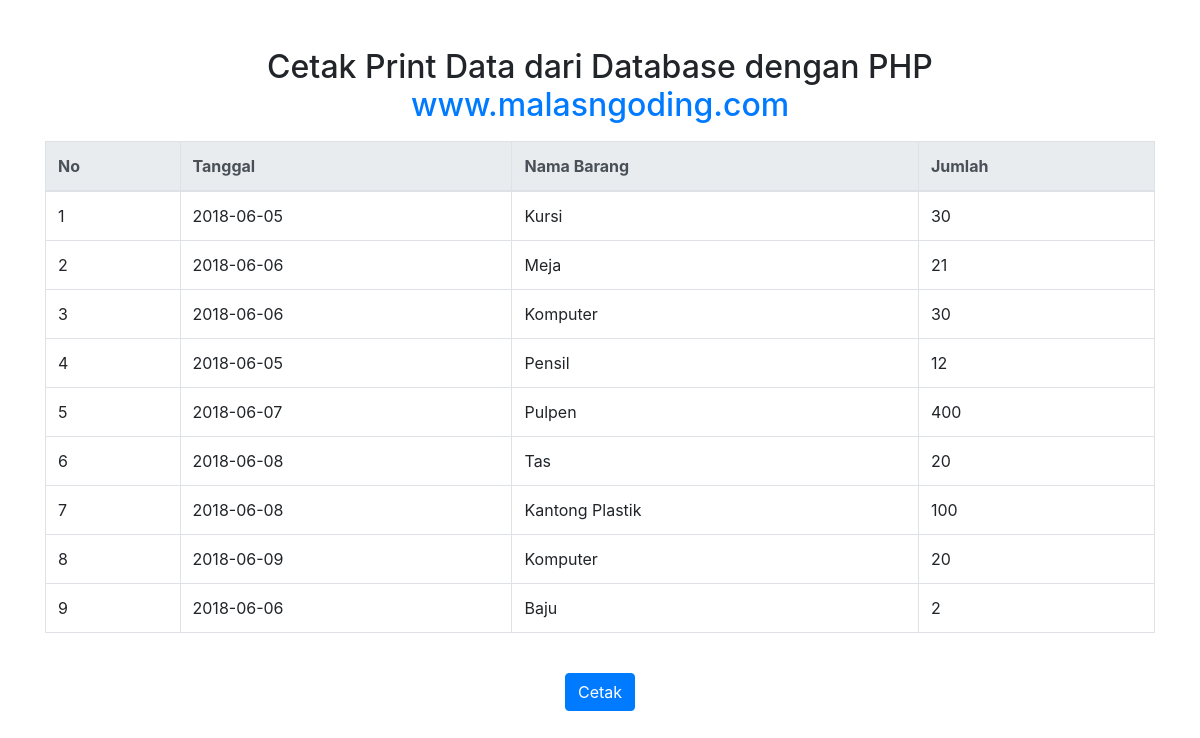
The page / on the database its author committed.
### tables this page shows
CREATE TABLE `barang_masuk` (
`id` int(11) NOT NULL,
`tanggal` date NOT NULL,
`nama` varchar(255) NOT NULL,
`jumlah` int(11) NOT NULL
);

### index.php (the view, shortened to what this page needs)
<!DOCTYPE html>
<html lang="id">
<head>
    <link rel="stylesheet" href="https://maxcdn.bootstrapcdn.com/bootstrap/4.4.1/css/bootstrap.min.css">
</head>
<body>
    <div class="container mt-5">
        <center>
            <h2>Cetak Print Data dari Database dengan PHP<br/>
                <a href="https://www.malasngoding.com" target="_blank">www.malasngoding.com</a>
            </h2>
            <?php
            include 'koneksi.php';
            ?>
            <table class="table table-bordered mt-3">
                <thead class="thead-light">
                    <tr>
                        <th>No</th>
                        <th>Tanggal</th>
                        <th>Nama Barang</th>
                        <th>Jumlah</th>
                    </tr>
                </thead>
                <tbody>
                    <?php
                    $no = 1;
                    $sql = mysqli_query($koneksi, "SELECT * FROM barang_masuk");
                    while ($data = mysqli_fetch_array($sql)) {
                    ?>
                    <tr>
                        <td><?php echo $no++; ?></td>
                        <td><?php echo htmlspecialchars($data['tanggal']); ?></td>
                        <td><?php echo htmlspecialchars($data['nama']); ?></td>
                        <td><?php echo htmlspecialchars($data['jumlah']); ?></td>
                    </tr>
                    <?php
                    }
                    ?>
                </tbody>
            </table>
            <br/>
            <a href="cetak.php" target="_blank" class="btn btn-primary">Cetak</a>
        </center>
    </div>
</body>
</html>

### rows shown on the page
barang_masuk: tanggal "2018-06-05", nama "Kursi", jumlah "30"
barang_masuk: tanggal "2018-06-06", nama "Meja", jumlah "21"
barang_masuk: tanggal "2018-06-06", nama "Komputer", jumlah "30"
barang_masuk: tanggal "2018-06-05", nama "Pensil", jumlah "12"
barang_masuk: tanggal "2018-06-07", nama "Pulpen", jumlah "400"
barang_masuk: tanggal "2018-06-08", nama "Tas", jumlah "20"
barang_masuk: tanggal "2018-06-08", nama "Kantong Plastik", jumlah "100"
barang_masuk: tanggal "2018-06-09", nama "Komputer", jumlah "20"
barang_masuk: tanggal "2018-06-06", nama "Baju", jumlah "2"
